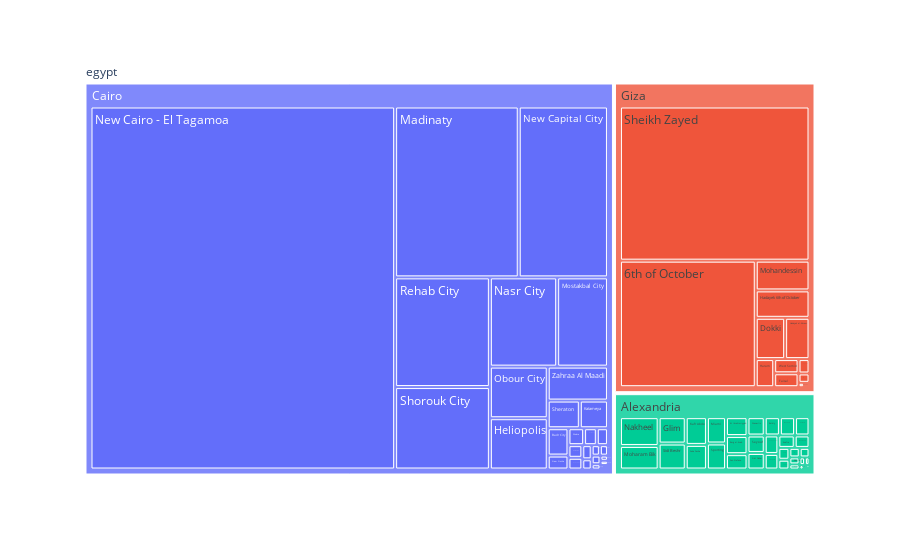

Write notebook code for a chart like this one.
### Code cell
fig = px.treemap(
    df,
    path=[px.Constant("egypt"), "City", "Region"],
    values="Price"
)

fig.update_traces(
    hovertemplate=
    "<b>%{label}</b><br>" +
    "Price: %{value:,.0f}<extra></extra>"
)

fig.show()

### Figure 1 — Plotly figure (JSON) as saved in the notebook; plotly's stock layout.template omitted (floating-point values rounded to 4 significant figures)
{"data": [{"branchvalues": "total", "domain": {"x": [0, 1], "y": [0, 1]}, "hovertemplate": "<b>%{label}</b><br>Price: %{value:,.0f}<extra></extra>", "ids": ["egypt/Cairo/Zahraa Al Maadi", "egypt/Cairo/Nasr City", "egypt/Cairo/Mostakbal City", "egypt/Cairo/New Cairo - El Tagamoa", "egypt/Cairo/New Capital City", "egypt/Cairo/Madinaty", "egypt/Cairo/Shorouk City", "egypt/Giza/Sheikh Zayed", "egypt/Cairo/New Nozha", "egypt/Alexandria/Kafr Abdo", "egypt/Cairo/Rehab City", "egypt/Cairo/Heliopolis", "egypt/Cairo/Obour City", "egypt/Giza/Faisal", "egypt/Giza/Dokki", "egypt/Cairo/Badr City", "egypt/Alexandria/Seyouf", "egypt/Giza/Haram", "egypt/Alexandria/Raml Station", "egypt/Giza/Mohandessin", "egypt/Alexandria/Moharam Bik", "egypt/Alexandria/Saba Pasha", "egypt/Alexandria/Miami", "egypt/Alexandria/Sporting", "egypt/Alexandria/Manshiyya", "egypt/Alexandria/Al Ibrahimiyyah", "egypt/Cairo/Sheraton", "egypt/Alexandria/Sidi Beshr", "egypt/Alexandria/Mandara", "egypt/Cairo/Helmeyat El Zaytoun", "egypt/Alexandria/Gianaclis", "egypt/Alexandria/Asafra", "egypt/Cairo/Shubra", "egypt/Alexandria/Sidi Gaber", "egypt/Cairo/Abasiya", "egypt/Cairo/Downtown Cairo", "egypt/Cairo/Salam City", "egypt/Alexandria/Cleopatra", "egypt/Alexandria/Glim", "egypt/Cairo/Katameya", "egypt/Giza/West Somid", "egypt/Cairo/Gesr Al Suez", "egypt/Alexandria/San Stefano", "egypt/Giza/Giza District", "egypt/Alexandria/Nakheel", "egypt/Alexandria/Azarita", "egypt/Cairo/Zamalek", "egypt/Cairo/Helwan", "egypt/Alexandria/Zezenia", "egypt/Alexandria/Camp Caesar", "egypt/Giza/Imbaba", "egypt/Alexandria/Al Hadrah", "egypt/Giza/Moneeb", "egypt/Alexandria/Montazah", "egypt/Alexandria/Bolkly", "egypt/Alexandria/Fleming", "egypt/Cairo/Al Manial", "egypt/Alexandria/Maamoura", "egypt/Giza/Agouza", "egypt/Alexandria/Abu Qir", "egypt/Giza/Ard El Lewa", "egypt/Cairo/Garden City", "egypt/Cairo/Basateen", "egypt/Cairo/Matareya", "egypt/Alexandria/Schutz", "egypt/Alexandria/Awayed", "egypt/Alexandria/Bahray - Anfoshy", "egypt/Alexandria/Ras El Tin", "egypt/Alexandria/Abu Talat", "egypt/Cairo/Dar al-Salaam", "egypt/Cairo/Qasr al-Nil", "egypt/Cairo/Hadayek al-Kobba", "egypt/Cairo/15 May City", "egypt/Giza/6th of October", "egypt/Giza/Hadayek 6th of October", "egypt/Giza/Hadayek al-Ahram", "egypt/Giza/Boulaq Dakrour", "egypt/Alexandria/Borg al-Arab", "egypt/Alexandria/Kabbary", "egypt/Cairo", "egypt/Giza", "egypt/Alexandria", "egypt"], "labels": ["Zahraa Al Maadi", "Nasr City", "Mostakbal City", "New Cairo - El Tagamoa", "New Capital City", "Madinaty", "Shorouk City", "Sheikh Zayed", "New Nozha", "Kafr Abdo", "Rehab City", "Heliopolis", "Obour City", "Faisal", "Dokki", "Badr City", "Seyouf", "Haram", "Raml Station", "Mohandessin", "Moharam Bik", "Saba Pasha", "Miami", "Sporting", "Manshiyya", "Al Ibrahimiyyah", "Sheraton", "Sidi Beshr", "Mandara", "Helmeyat El Zaytoun", "Gianaclis", "Asafra", "Shubra", "Sidi Gaber", "Abasiya", "Downtown Cairo", "Salam City", "Cleopatra", "Glim", "Katameya", "West Somid", "Gesr Al Suez", "San Stefano", "Giza District", "Nakheel", "Azarita", "Zamalek", "Helwan", "Zezenia", "Camp Caesar", "Imbaba", "Al Hadrah", "Moneeb", "Montazah", "Bolkly", "Fleming", "Al Manial", "Maamoura", "Agouza", "Abu Qir", "Ard El Lewa", "Garden City", "Basateen", "Matareya", "Schutz", "Awayed", "Bahray - Anfoshy", "Ras El Tin", "Abu Talat", "Dar al-Salaam", "Qasr al-Nil", "Hadayek al-Kobba", "15 May City", "6th of October", "Hadayek 6th of October", "Hadayek al-Ahram", "Boulaq Dakrour", "Borg al-Arab", "Kabbary", "Cairo", "Giza", "Alexandria", "egypt"], "name": "", "parents": ["egypt/Cairo", "egypt/Cairo", "egypt/Cairo", "egypt/Cairo", "egypt/Cairo", "egypt/Cairo", "egypt/Cairo", "egypt/Giza", "egypt/Cairo", "egypt/Alexandria", "egypt/Cairo", "egypt/Cairo", "egypt/Cairo", "egypt/Giza", "egypt/Giza", "egypt/Cairo", "egypt/Alexandria", "egypt/Giza", "egypt/Alexandria", "egypt/Giza", "egypt/Alexandria", "egypt/Alexandria", "egypt/Alexandria", "egypt/Alexandria", "egypt/Alexandria", "egypt/Alexandria", "egypt/Cairo", "egypt/Alexandria", "egypt/Alexandria", "egypt/Cairo", "egypt/Alexandria", "egypt/Alexandria", "egypt/Cairo", "egypt/Alexandria", "egypt/Cairo", "egypt/Cairo", "egypt/Cairo", "egypt/Alexandria", "egypt/Alexandria", "egypt/Cairo", "egypt/Giza", "egypt/Cairo", "egypt/Alexandria", "egypt/Giza", "egypt/Alexandria", "egypt/Alexandria", "egypt/Cairo", "egypt/Cairo", "egypt/Alexandria", "egypt/Alexandria", "egypt/Giza", "egypt/Alexandria", "egypt/Giza", "egypt/Alexandria", "egypt/Alexandria", "egypt/Alexandria", "egypt/Cairo", "egypt/Alexandria", "egypt/Giza", "egypt/Alexandria", "egypt/Giza", "egypt/Cairo", "egypt/Cairo", "egypt/Cairo", "egypt/Alexandria", "egypt/Alexandria", "egypt/Alexandria", "egypt/Alexandria", "egypt/Alexandria", "egypt/Cairo", "egypt/Cairo", "egypt/Cairo", "egypt/Cairo", "egypt/Giza", "egypt/Giza", "egypt/Giza", "egypt/Giza", "egypt/Alexandria", "egypt/Alexandria", "egypt", "egypt", "egypt", ""], "type": "treemap", "values": [252800000.0, 742300000.0, 560600000.0, 13670000000.0, 1885000000.0, 2611000000.0, 965800000.0, 3839000000.0, 35730000.0, 109800000.0, 1285000000.0, 366800000.0, 369300000.0, 44400000.0, 159500000.0, 69940000.0, 55920000.0, 68030000.0, 7786000.0, 210100000.0, 170100000.0, 97380000.0, 93420000.0, 92450000.0, 6498000.0, 75960000.0, 109800000.0, 131300000.0, 51730000.0, 23310000.0, 58970000.0, 37990000.0, 32730000.0, 53250000.0, 10560000.0, 20020000.0, 3962000.0, 39590000.0, 133500000.0, 96330000.0, 45360000.0, 26650000.0, 61700000.0, 13480000.0, 207900000.0, 24380000.0, 21620000.0, 11840000.0, 49290000.0, 47020000.0, 3182000.0, 18420000.0, 294000.0, 17390000.0, 51870000.0, 20120000.0, 10410000.0, 34320000.0, 20680000.0, 2368000.0, 1447000.0, 5702000.0, 1130000.0, 4779000.0, 3324000.0, 1860000.0, 9705000.0, 650000.0, 13200000.0, 1413000.0, 1609000.0, 16410000.0, 9378000.0, 2257000000.0, 193400000.0, 132200000.0, 1345000.0, 72820000.0, 2600.0, 23230000000.0, 6989000000.0, 1852000000.0, 32070000000.0]}], "layout": {"legend": {"tracegroupgap": 0}, "margin": {"t": 60}}}
